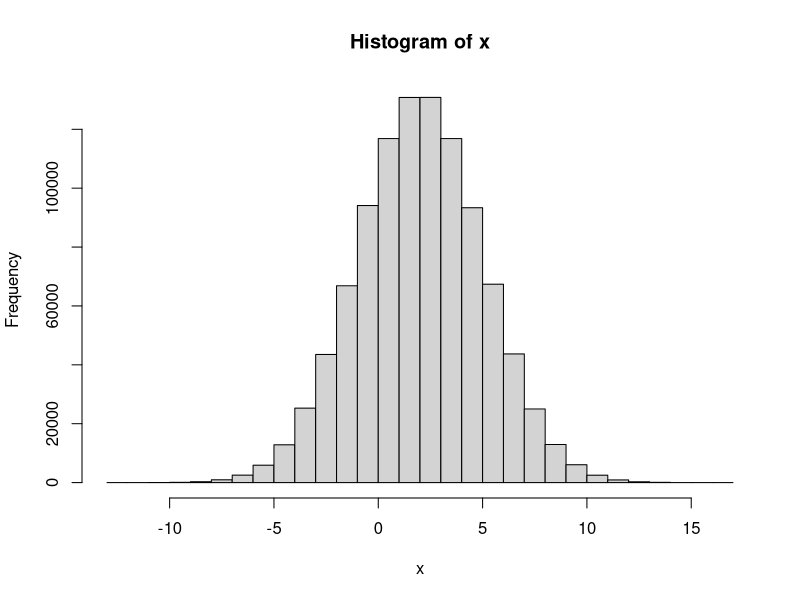
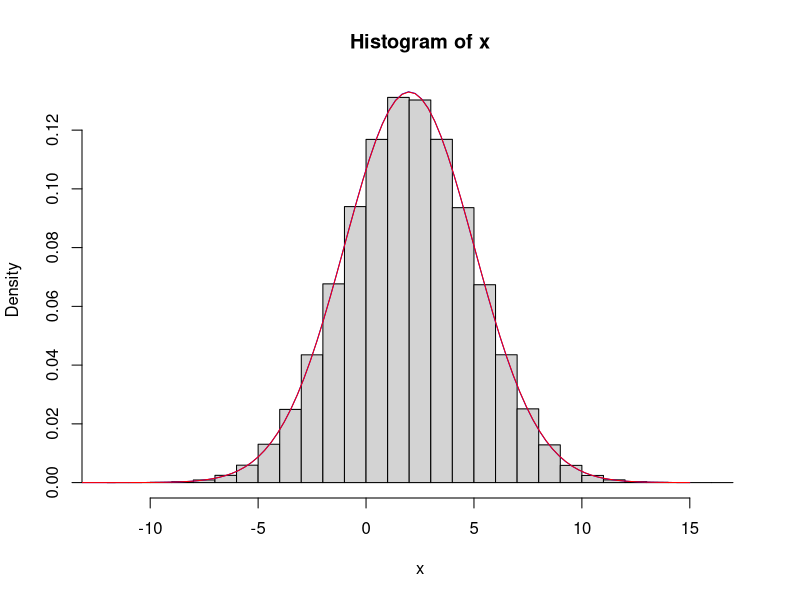
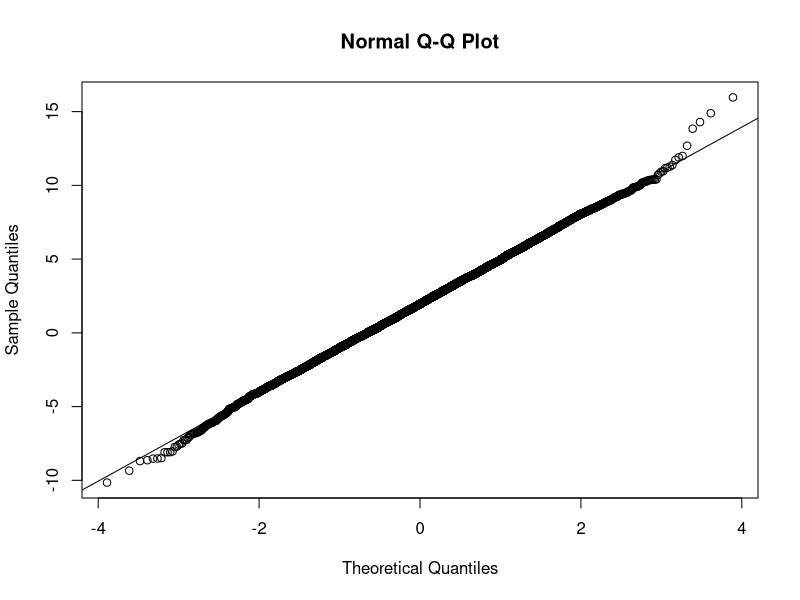
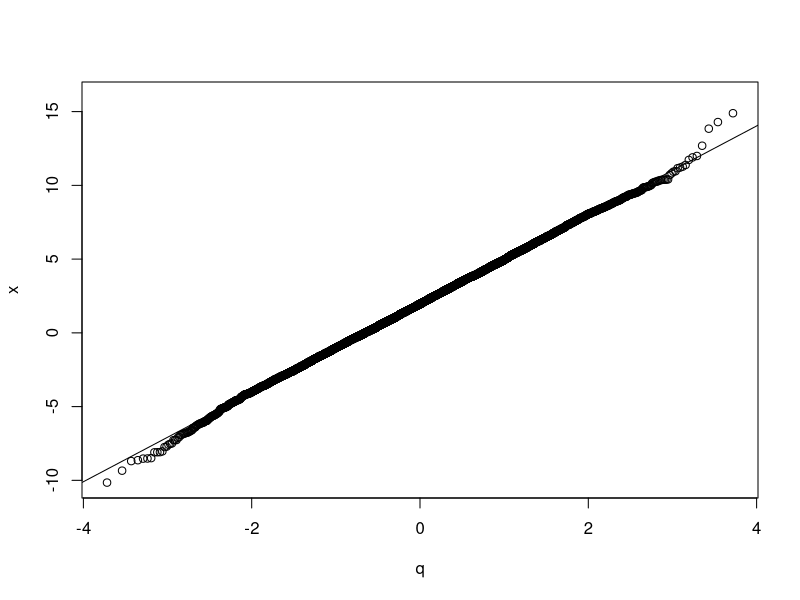
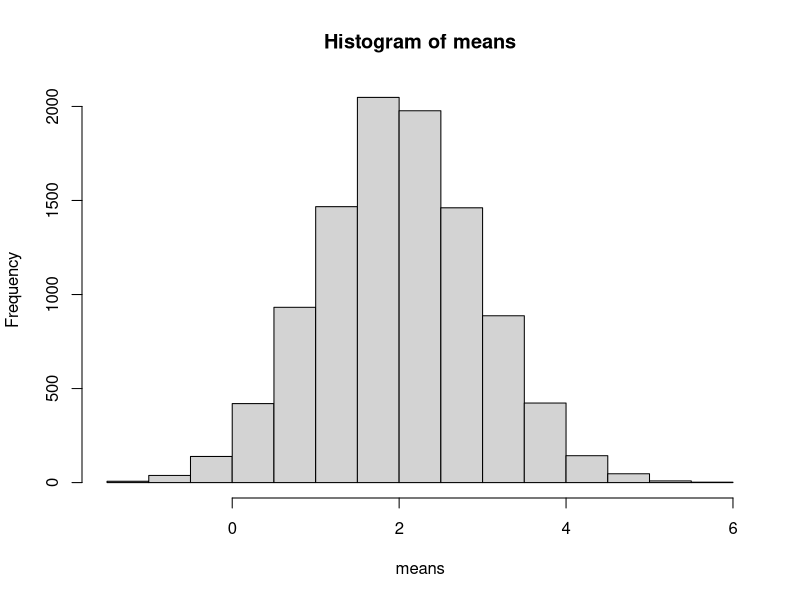
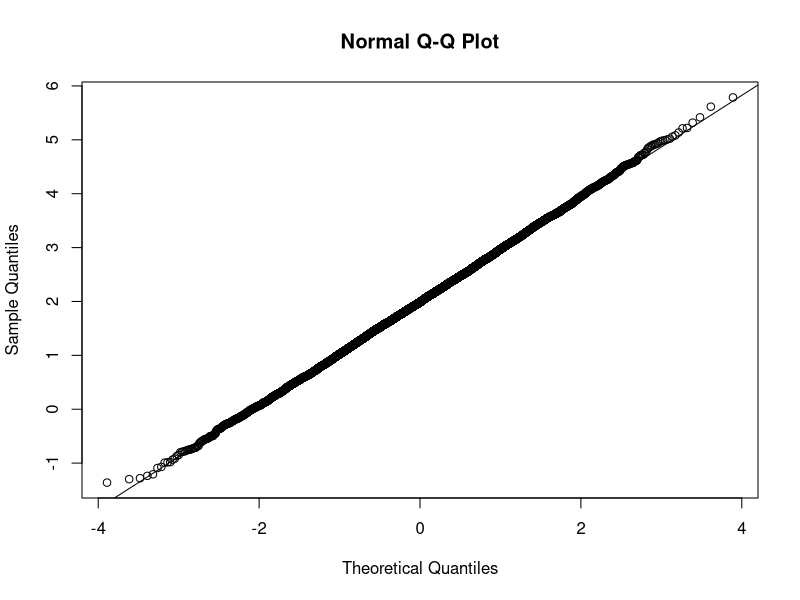

Source code (R) for these figures, in order:
## ---- chunk 1
knitr::opts_chunk$set(echo = TRUE)
## ---- chunk 2
rnorm(n = 10, mean = 2, sd = 3)
## ---- chunk 3
x = rnorm(n = 1000000, mean = 2, sd = 3)
hist(x)
## ---- chunk 4
mean(x)
sd(x)
## ---- chunk 5
x = rnorm(n = 1000000, mean = 2, sd = 3)
hist(x, freq = FALSE) # with freq = FALSE, the area of the histogram will be 1
xx = seq(-15, 15, length.out = 100) # 100 values between -15 and 15
lines(xx, dnorm(xx, mean = mean(x), sd = sd(x)), col="blue") # using mean and sd from sample
lines(xx, dnorm(xx, mean = 2, sd = 3), col="red") # using mean and sd of population
## ---- chunk 6
x = rnorm(n = 10000, mean = 2, sd = 3)
qqnorm(x)
qqline(x) # this just adds the line in the plot
## ---- chunk 7
x = sort(x)   # sort the values from smallest to largest
n = length(x) # number of values
p = (1:n)/n   # step 1 above
q = qnorm(p)  # step 2 above
plot(x~q)     # step 3 above
abline(mean(x), sd(x)) # Plot a line with intercept = mean(x) and slope = sd(x)
## ---- chunk 8
n_iter = 10000            # Number of iterations
mu_x = 2                  # Mean of the normal distribution (same as used above)
sd_x = 3                  # Standard deviation of the normal distribution (same as used above)
n = 10                    # Sample size
means = rep(NA, n_iter)   # An empty vector to store the means in
for(i in 1:n_iter){        # Start of the loop
  x = rnorm(n, mu_x, sd_x)  # Using the same mean and sd as above
  means[i] = mean(x)      # Compute mean(x) and store it as the i'th element in vector 'means'
}                          # End of loop
## ---- chunk 9
hist(means)
## ---- chunk 10
(sem_theoretical = sd_x/sqrt(n))
(sem_simulated = sd(means)) # Standard error of the mean from the above simulation
## ---- chunk 11
qqnorm(means)
qqline(means)
